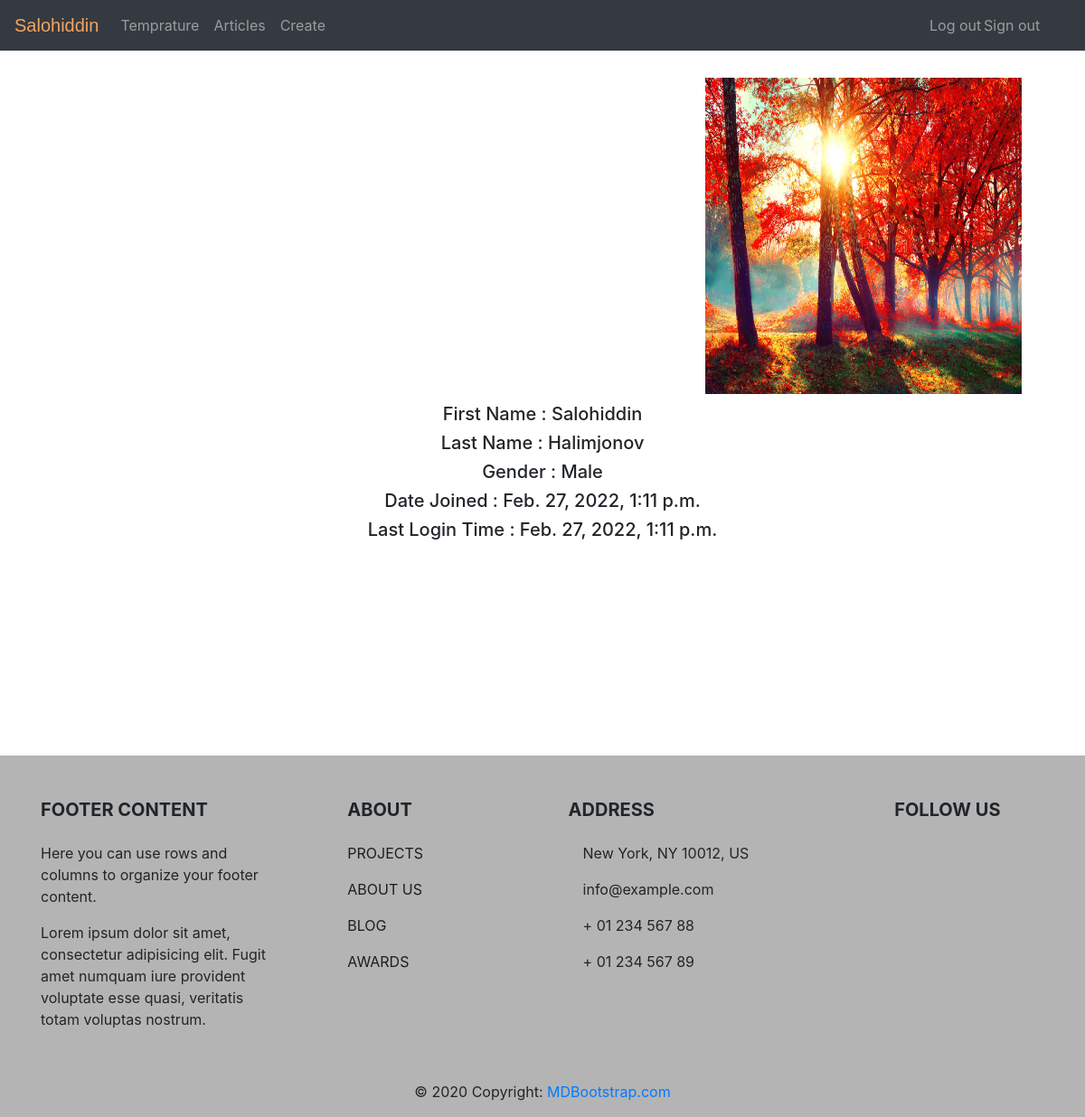
The page /user_info/ (signed in) on the database its author committed.
### app/models.py (models this page shows, shortened)
class CustomUser(AbstractBaseUser):
    CHOICES = (('Male', 'Male'),
               ('Female', 'Female'))
    email = models.EmailField(verbose_name='email address', unique=True)
    first_name = models.CharField(max_length=255)
    last_name = models.CharField(max_length=255)
    gender = models.CharField(choices=CHOICES, max_length=255)
    date_joined = models.DateTimeField(auto_now_add=True)
    image = models.ImageField( default='images/image1.jpg', upload_to='images/', blank=True, null=True,)#we have to use default before upload_to. If we don't the default images does not exist in the page.
    is_staff = models.BooleanField(default=False)
    is_active = models.BooleanField(default=True)
    is_superuser = models.BooleanField(default=False)
    objects = UserManager()
    USERNAME_FIELD = 'email'
    REQUIRED_FIELDS = [ 'first_name']

### app/views.py (the view)
# urls.py: path('user_info/', BaseUserDesc.as_view(), name='user_info'),
class BaseUserDesc(View):
    def get(self, request):
        user = CustomUser.objects.get(email=request.user.email)
        last_attend = user.last_login
        return render(request, 'user_info.html', {'user': user, 'last_attend': last_attend})

### app/templates/user_info.html
{% extends 'base.html' %}
{% block content %}
    <div >
    <img style="width:350px; height:350px;margin-top:30px;margin-left:780px;"src="/images/{{ user.image }}">
    <h5 style="text-align:center;margin-top:10px;">First Name : {{ user.first_name }}</h5>
    <h5 style="text-align:center;">Last Name : {{ user.last_name }}</h5>
    <h5 style="text-align:center;">Gender : {{ user.gender }}</h5>
    <h5 style="text-align:center;">Date Joined : {{ user.date_joined }}</h5>
    <h5 style="text-align:center;">Last Login Time : {{ last_attend }}</h5>
    </div>
{% endblock %}

### app/templates/base.html (shortened to what this page needs)
{% load static %}
<!DOCTYPE html>
<html lang="en">
<head>
    <link rel="stylesheet" href="https://maxcdn.bootstrapcdn.com/bootstrap/4.0.0/css/bootstrap.min.css">
</head>
<body>
     {% include 'navigation.html' %}
     {% block content %}
     {% endblock %}
<footer style="background-color:rgb(180, 180, 180); width:100%; position:absolute; margin-top:230px;", class="page-footer font-small mdb-color lighten-3 pt-4">
  <div class="container text-center text-md-left">
    <div class="row">
      <div class="col-md-4 col-lg-3 mr-auto my-md-4 my-0 mt-4 mb-1">
        <h5 class="font-weight-bold text-uppercase mb-4">Footer Content</h5>
        <p>Here you can use rows and columns to organize your footer content.</p>
        <p>Lorem ipsum dolor sit amet, consectetur adipisicing elit. Fugit amet numquam iure provident voluptate
          esse
          quasi, veritatis totam voluptas nostrum.</p>
      </div>
      <div class="col-md-2 col-lg-2 mx-auto my-md-4 my-0 mt-4 mb-1">
        <h5 class="font-weight-bold text-uppercase mb-4">About</h5>
        <ul class="list-unstyled">
          <li>
            <p>
              <a href="#!", style="color:rgb(30,30,30);">PROJECTS</a>
            </p>
          </li>
          <li>
            <p>
              <a href="#!", style="color:rgb(30,30,30);">ABOUT US</a>
            </p>
          </li>
          <li>
            <p>
              <a href="#!", style="color:rgb(30,30,30);">BLOG</a>
            </p>
          </li>
          <li>
            <p>
              <a href="#!", style="color:rgb(30,30,30);">AWARDS</a>
            </p>
          </li>
        </ul>
      </div>
      <div class="col-md-4 col-lg-3 mx-auto my-md-4 my-0 mt-4 mb-1">
        <h5 class="font-weight-bold text-uppercase mb-4">Address</h5>
        <ul class="list-unstyled">
          <li>
            <p>
               New York, NY 10012, US</p>
          </li>
          <li>
            <p>
               info@example.com</p>
          </li>
          <li>
            <p>
               + 01 234 567 88</p>
          </li>
          <li>
            <p>
               + 01 234 567 89</p>
          </li>
        </ul>
      </div>
      <div class="col-md-2 col-lg-2 text-center mx-auto my-4">
        <h5 class="font-weight-bold text-uppercase mb-4">Follow Us</h5>
      </div>
    </div>
  </div>
  <div class="footer-copyright text-center py-3">© 2020 Copyright:
    <a href="https://mdbootstrap.com/"> MDBootstrap.com</a>
  </div>
</footer>
</body>
</html>

### app/templates/navigation.html (shortened to what this page needs)
    <nav class="navbar navbar-expand-sm bg-dark navbar-dark">
  <ul class="navbar-nav">
    {% if request.user.is_authenticated %}
        <a class="navbar-brand" href="{% url 'user_info' %}", style="text-decoration:none;"><p style="color:sandybrown;display:inline;font-family:sans-serif;">{{ user.first_name }}</p></a>
     <li class="nav-item">
      <a class="nav-link" href="{% url 'temprature' %}">Temprature</a>
    </li>
        <li class="nav-item">
      <a class="nav-link" href="{% url 'home' %}">Articles</a>
    </li>
        <li class="nav-item">
      <a class="nav-link" href="{% url 'create' %}">Create</a>
    </li>
    <li class="nav-item" style="left:85%; position:absolute;">
      <a class="nav-link" href="{% url 'login' %}">Log out</a>
    </li>
      <li class="nav-item" style="left:90%; position:absolute;">
      <a class="nav-link" href="{% url 'sign_out' %}">Sign out</a>
    </li>
    {% endif %}
  </ul>
</nav>

### rows shown on the page
CustomUser: first_name "Salohiddin", image (picture), last_name "Halimjonov", gender "Male", date_joined "Feb. 27, 2022, 1:11 p.m.", last_login "Feb. 27, 2022, 1:11 p.m."
